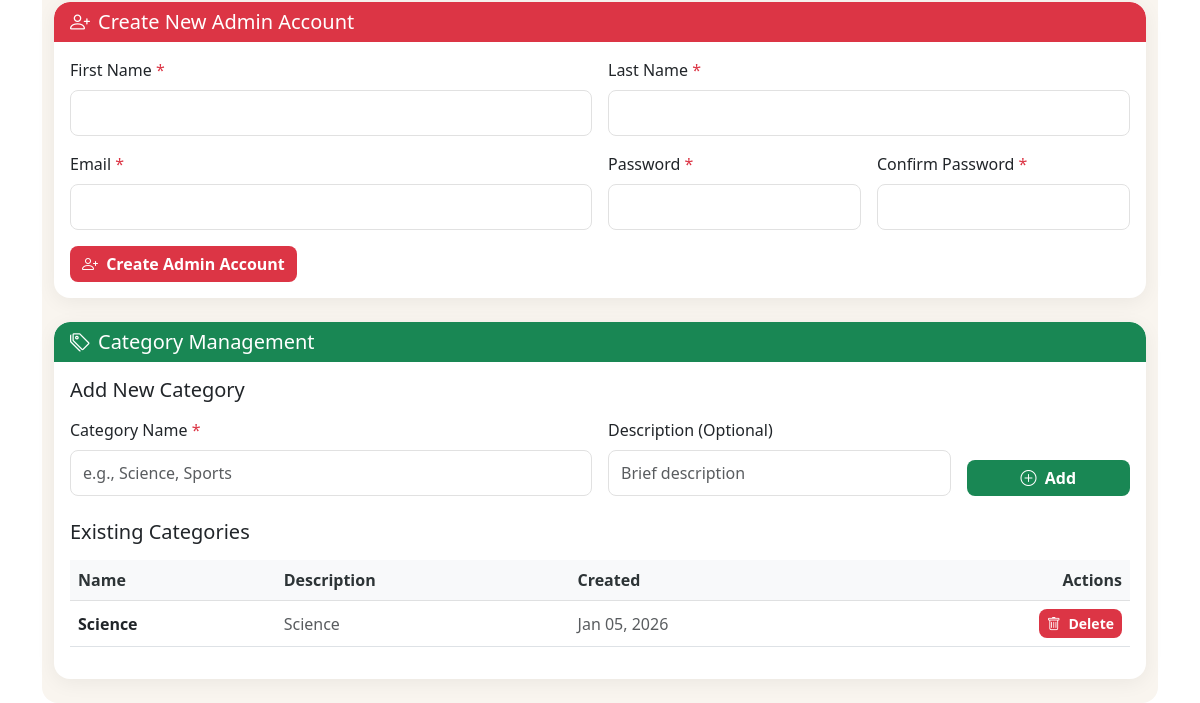
Before: /system/dashboard/ (signed in, lower part) with the older database file.
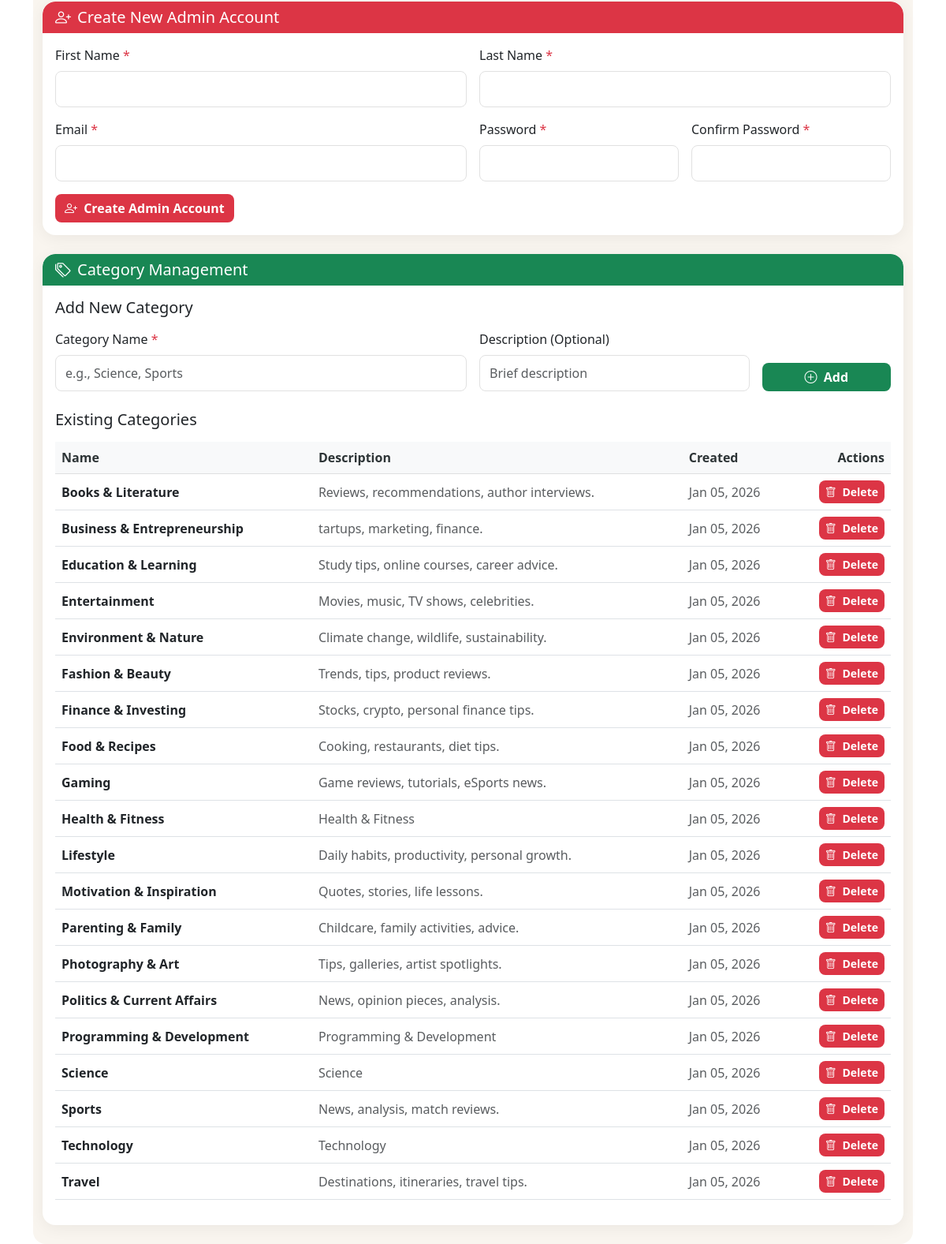
After: the same page with the newer database file.
### blog/models.py (models this page shows, shortened)
class Category(models.Model):
    name = models.CharField(max_length=50, unique=True)
    description = models.TextField(blank=True, null=True)
    created_at = models.DateTimeField(auto_now_add=True)
    is_deleted = models.BooleanField(default=False)
    deleted_at = models.DateTimeField(blank=True, null=True)
    objects = CategoryManager()
    all_objects = models.Manager()
    class Meta:
        ordering = ['name']
        verbose_name_plural = 'Categories'

### blog/views.py (the view)
# urls.py: path('system/dashboard/', views.admin_dashboard, name='admin_dashboard'),
@role_required(['Admin'])
def admin_dashboard(request):
    users = User.objects.exclude(id=request.user.id).order_by('-date_joined')
    posts = Post.objects.all().order_by('-created_at')
    pending_writers = User.objects.filter(role='Writer', is_approved=False).order_by('date_joined')
    pending_writer_requests = User.objects.filter(role='Reader', writer_request=True).order_by('date_joined')
    categories = Category.objects.all().order_by('name')
    deleted_users = User.all_objects.filter(is_deleted=True).order_by('-deleted_at')
    deleted_posts = Post.all_objects.filter(is_deleted=True).order_by('-deleted_at')
    deleted_categories = Category.all_objects.filter(is_deleted=True).order_by('-deleted_at')
    context = {
        'users': users,
        'posts': posts,
        'pending_writers': pending_writers,
        'pending_writer_requests': pending_writer_requests,
        'categories': categories,
        'deleted_users': deleted_users,
        'deleted_posts': deleted_posts,
        'deleted_categories': deleted_categories,
    }
    return render(request, 'blog/admin_dashboard.html', context)

### blog/models.py (called while the page is built)
    def get_queryset(self):
        return super().get_queryset().filter(is_deleted=False)

    def get_queryset(self):
        return super().get_queryset().filter(is_deleted=False)

    def get_queryset(self):
        return super().get_queryset().filter(is_deleted=False)

### blog/templates/blog/admin_dashboard.html (shortened to what the changed rows need)
{% extends 'blog/base.html' %}
{% block content %}
<section class="admin-section py-4">
  <div class="container">
    <div class="card soft-card border-0">
      <div class="card-body">
        <div>
          {% if categories %}
          <div class="table-responsive">
            <table class="table table-hover align-middle">
              <thead class="table-light">
                <tr>
                  <th>Name</th>
                  <th>Description</th>
                  <th>Created</th>
                  <th class="text-end">Actions</th>
                </tr>
              </thead>
              <tbody>
                {% for category in categories %}
                <tr>
                  <td class="fw-semibold">{{ category.name }}</td>
                  <td class="text-muted">{{ category.description|default:"—" }}</td>
                  <td class="text-muted">{{ category.created_at|date:"M d, Y" }}</td>
                  <td class="text-end">
                    <form method="POST" action="{% url 'delete_category' category.id %}" class="d-inline">
                      <button type="submit" class="btn btn-danger btn-sm rounded-3"
                              onclick="return confirm('Are you sure you want to delete this category? Posts using this category will still have the category name stored.');">
                        <i class="bi bi-trash me-1"></i> Delete
                      </button>
                    </form>
                  </td>
                </tr>
                {% endfor %}
              </tbody>
            </table>
          </div>
          {% else %}
          <div class="alert alert-info">
            <i class="bi bi-info-circle me-2"></i> No categories found. Add your first category above.
          </div>
          {% endif %}
        </div>
      </div>
    </div>
  </div>
</section>
{% endblock %}

Changed rows visible on the page:
added Category: name "Books & Literature", description "Reviews, recommendations, author interviews.", created_at "Jan 05, 2026"
added Category: name "Business & Entrepreneurship", description "tartups, marketing, finance.", created_at "Jan 05, 2026"
added Category: name "Education & Learning", description "Study tips, online courses, career advice.", created_at "Jan 05, 2026"
added Category: name "Entertainment", description "Movies, music, TV shows, celebrities.", created_at "Jan 05, 2026"
added Category: name "Environment & Nature", description "Climate change, wildlife, sustainability.", created_at "Jan 05, 2026"
added Category: name "Fashion & Beauty", description "Trends, tips, product reviews.", created_at "Jan 05, 2026"
added Category: name "Finance & Investing", description "Stocks, crypto, personal finance tips.", created_at "Jan 05, 2026"
added Category: name "Food & Recipes", description "Cooking, restaurants, diet tips.", created_at "Jan 05, 2026"
added Category: name "Gaming", description "Game reviews, tutorials, eSports news.", created_at "Jan 05, 2026"
added Category: name "Health & Fitness", description "Health & Fitness", created_at "Jan 05, 2026"
added Category: name "Lifestyle", description "Daily habits, productivity, personal growth.", created_at "Jan 05, 2026"
added Category: name "Motivation & Inspiration", description "Quotes, stories, life lessons.", created_at "Jan 05, 2026"
added Category: name "Parenting & Family", description "Childcare, family activities, advice.", created_at "Jan 05, 2026"
added Category: name "Photography & Art", description "Tips, galleries, artist spotlights.", created_at "Jan 05, 2026"
added Category: name "Politics & Current Affairs", description "News, opinion pieces, analysis.", created_at "Jan 05, 2026"
added Category: name "Programming & Development", description "Programming & Development", created_at "Jan 05, 2026"
added Category: name "Sports", description "News, analysis, match reviews.", created_at "Jan 05, 2026"
added Category: name "Technology", description "Technology", created_at "Jan 05, 2026"
added Category: name "Travel", description "Destinations, itineraries, travel tips.", created_at "Jan 05, 2026"
